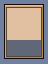

This game map was drawn from its Tiled (.tmx) file and the tilesets committed beside it. A one-line description and the full map source follow:
An orthogonal 6x8 tile map with 8x8 px tiles, 1 tile layer (Tile Layer 1).

<map version="1.10" tiledversion="1.11.2" orientation="orthogonal" renderorder="right-down" width="6" height="8" tilewidth="8" tileheight="8" infinite="0" nextlayerid="2" nextobjectid="1">
 <tileset firstgid="1" name="MenuTiles" tilewidth="8" tileheight="8" tilecount="128" columns="16">
  <image source="../../Image/Png/MenuTiles.png" width="128" height="64" />
 </tileset>
 <layer id="1" name="Tile Layer 1" width="6" height="8">
  <data encoding="csv">
2,3,3,3,3,6,
12,14,14,14,14,16,
12,14,14,14,14,16,
12,14,14,14,14,16,
12,14,14,14,14,16,
7,9,9,9,9,11,
7,9,9,9,9,11,
27,28,28,28,28,32
</data>
 </layer>
</map>
